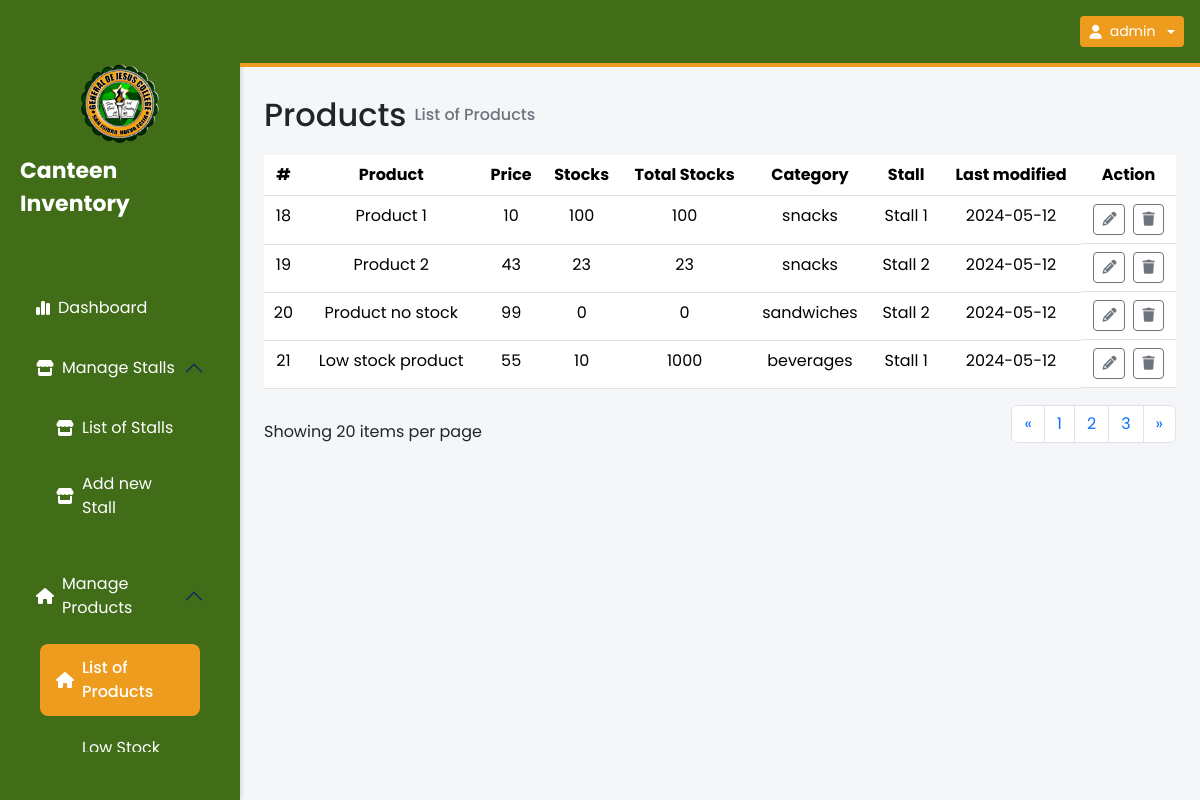
The app's page /products.php (signed in) with its own data.
### tables this page shows
CREATE TABLE `products` (
  `id` int(255) NOT NULL,
  `product_name` varchar(255) NOT NULL,
  `price` int(255) NOT NULL,
  `stocks` int(255) NOT NULL,
  `totalStocks` int(255) NOT NULL,
  `category` varchar(255) NOT NULL,
  `stall_id` int(11) NOT NULL,
  `isAvailable` tinyint(1) NOT NULL,
  `last_modified` date NOT NULL DEFAULT current_timestamp()
);

CREATE TABLE `stall` (
  `id` int(11) NOT NULL,
  `stall_name` varchar(255) NOT NULL,
  `stall_owner_id` int(11) NOT NULL,
  `total_products` int(11) NOT NULL,
  `last_modified` date NOT NULL DEFAULT current_timestamp()
);

### products.php (the view, shortened to what this page needs)
<?php
include './db.php';
?>
<!DOCTYPE html>
<html lang="en">
<head>
  <link rel="stylesheet" href="./index.css" />
  <link href="https://cdn.jsdelivr.net/npm/bootstrap@5.3.3/dist/css/bootstrap.min.css" rel="stylesheet" />
</head>
<body>
  <aside>
    <div class="sidebar-logo-container">
      <img src="./images/gjc logo.png" alt="" />
      <p>Canteen Inventory</p>
    </div>
    <ul class="p-0 overflow-auto  ">
      <a href="./index.php" class="text-white  link-underline link-underline-opacity-0">
        <li class="sidebar-link ">
          <i class="fa-solid fa-chart-simple "></i>
          <p class="mb-0 ">Dashboard</p>
        </li>
      </a>
      <div class="accordion" id="stallsAccordion">
        <div class="accordion-item ">
          <button class="accordion-button d-flex align-items-center gap-2 p-3 bg-transparent text-white shadow-none rounded-2 " type="button" data-bs-toggle="collapse" data-bs-target="#collapseOne" aria-expanded="true" aria-controls="collapseOne">
            <i class="fa-solid fa-store"></i>
            <p class="mb-0 ">Manage Stalls</p>
          </button>
          <div id="collapseOne" class="accordion-collapse collapse show" data-bs-parent="#stallsAccordion">
            <div class="accordion-body pt-0">
              <a href="./stalls.php" class="text-white link-underline link-underline-opacity-0">
                <li class="sidebar-link mt-2 ">
                  <i class="fa-solid fa-store"></i>
                  <p class="mb-0 ">List of Stalls</p>
                </li>
              </a>
              <a href="./addstall.php" class="text-white link-underline link-underline-opacity-0">
                <li class="sidebar-link mt-2 ">
                  <i class="fa-solid fa-store"></i>
                  <p class="mb-0 ">Add new Stall</p>
                </li>
              </a>
            </div>
          </div>
        </div>
      </div>
      <div class="accordion" id="productsAccordion">
        <div class="accordion-item">
          <button class="accordion-button d-flex align-items-center gap-2 p-3 bg-transparent text-white shadow-none rounded-2 " type="button" data-bs-toggle="collapse" data-bs-target="#collapse2" aria-expanded="true" aria-controls="collapse2">
            <i class="fa-solid fa-house"></i>
            <p class="mb-0 ">Manage Products</p>
          </button>
          <div id="collapse2" class="accordion-collapse collapse show" data-bs-parent="#productsAccordion">
            <div class="accordion-body pt-0">
              <a href="./products.php" class="text-white link-underline link-underline-opacity-0">
                <li class="sidebar-link mt-2 active-sidebar-link">
                  <i class="fa-solid fa-house "></i>
                  <p class="mb-0 ">List of Products</p>
                </li>
              </a>
              <a href="./lowstocks.php" class="text-white link-underline link-underline-opacity-0">
                <li class="sidebar-link mt-2 ">
                  <p class="mb-0 ">Low Stock Products</p>
                </li>
              </a>
            </div>
          </div>
        </div>
      </div>
    </ul>
  </aside>
  <main style="width: 80%" class="min-vh-100">
    <nav style="background-color: #416d19; border-bottom: 4px solid #ee9c1e" class="sticky-top w-100 p-3 d-flex align-items-center justify-content-between text-white">
      <div>
        <div class="btn-group">
          <button type="button" style="background-color: #ee9c1e" class="btn btn-sm dropdown-toggle text-white d-flex align-items-center gap-2" data-bs-toggle="dropdown" aria-expanded="false">
            <i class="fa-solid fa-user"></i>
            <?php echo $_SESSION['username'] ?>
          </button>
        </div>
      </div>
    </nav>
    <div class="w-100 d-flex flex-column p-4">
      <div class="w-100">
        <div class="d-flex align-items-center gap-2 ">
          <p class="fs-2 fw-medium m-0  ">Products</p>
          <p class="fw-6 text-secondary fw-medium m-0 ">List of Products</p>
        </div>
      </div>
      <div class="w-100 ">
        <table class="table table-hover">
          <thead class="text-center">
            <tr>
              <th scope="col">#</th>
              <th scope="col">Product</th>
              <th scope="col">Price</th>
              <th scope="col">Stocks</th>
              <th scope="col">Total Stocks</th>
              <th scope="col">Category</th>
              <th scope="col">Stall</th>
              <th scope="col">Last modified</th>
              <th scope="col">Action</th>
            </tr>
          </thead>
          <tbody id="products-table" class="text-center">
            <?php
            $sql = "SELECT products.id, products.product_name, products.price, products.stocks, products.totalStocks, products.category, stall.stall_name, products.last_modified FROM products INNER JOIN stall ON products.stall_id=stall.id";
            $result = $conn->query($sql);
            while ($row = $result->fetch_assoc()) {
              $product_id = $row['id'];
              echo "<tr>";
              foreach ($row as $key => $value) {
                echo "<td>" . $value . "</td>";
              }
              echo "<td class='d-flex align-items-center justify-content-center gap-2'>";
              echo "<button  data-bs-toggle='modal' data-bs-target='#editProductModal' type='button' class='btn btn-outline-secondary btn-sm'>
              <i class='fa-solid fa-pencil'></i>
              </button>";
              echo "<button data-productId='$product_id' data-bs-toggle='modal' data-bs-target='#deleteProductModal' type='button' class='btn btn-outline-secondary btn-sm delete-product'>
              <i class='fa-solid fa-trash' data-productId='$product_id'></i>
              </button>";
              echo "</td>";
              echo "</tr>";
            }
            ?>
          </tbody>
        </table>
        <nav aria-label="Page navigation example" class="w-100 d-flex align-items-center justify-content-between ">
          <div>
            Showing 20 items per page
          </div>
          <ul class="pagination">
            <li class="page-item">
              <a class="page-link" href="#" aria-label="Previous">
                <span aria-hidden="true">&laquo;</span>
              </a>
            </li>
            <li class="page-item"><a class="page-link" href="#">1</a></li>
            <li class="page-item"><a class="page-link" href="#">2</a></li>
            <li class="page-item"><a class="page-link" href="#">3</a></li>
            <li class="page-item">
              <a class="page-link" href="#" aria-label="Next">
                <span aria-hidden="true">&raquo;</span>
              </a>
            </li>
          </ul>
        </nav>
      </div>
    </div>
  </main>
</body>
</html>

### index.css (style rules this page uses)
* { padding: 0; margin: 0; box-sizing: border-box; font-family: "Poppins", sans-serif; }
body { width: 100%; min-height: 100vh; display: flex; background-color: #f5f6f8 !important; }

### sidebar.css (style rules this page uses)
* { padding: 0; margin: 0; box-sizing: border-box; font-family: "Poppins", sans-serif; }
aside { width: 20%; height: 100vh; display: flex; flex-direction: column; align-items: center; background-color: #416d19; box-shadow: 0 0 6px rgba(0, 0, 0, 0.2); padding: 2rem 20px; position: sticky; top: 0; color: white; }
aside .sidebar-logo-container { display: flex; flex-direction: column; align-items: center; gap: 4px; margin: 2rem 0 1rem 0; }
aside .sidebar-logo-container img { width: 80px; }
aside .sidebar-logo-container p { font-size: 22px; font-weight: bold; margin-top: 6px; }
aside ul { width: 100%; display: flex; flex-direction: column; gap: 8px; margin-top: 2rem; }
.sidebar-link { display: flex; align-items: center; gap: 8px; padding: 12px 16px; border-radius: 8px; cursor: pointer; transition: background-color 0.1s ease-in-out, color 0.1s ease-in-out, font-weight 0.1s ease-in-out; }
.accordion-button:hover, .sidebar-link:hover, .active-sidebar-link { background-color: #ee9c1e !important; color: white; font-weight: 500; }
.accordion .accordion-item { border: none; background-color: transparent; color: white; }
.accordion-button::after { color: white; }

### records on screen
products: id "18", product_name "Product 1", price "10", stocks "100", totalStocks "100", category "snacks", stall.stall_name "Stall 1", last_modified "2024-05-12"
products: id "19", product_name "Product 2", price "43", stocks "23", totalStocks "23", category "snacks", stall.stall_name "Stall 2", last_modified "2024-05-12"
products: id "20", product_name "Product no stock", price "99", stocks "0", totalStocks "0", category "sandwiches", stall.stall_name "Stall 2", last_modified "2024-05-12"
products: id "21", product_name "Low stock product", price "55", stocks "10", totalStocks "1000", category "beverages", stall.stall_name "Stall 1", last_modified "2024-05-12"

### other values on screen
$_SESSION['username'] "admin"
